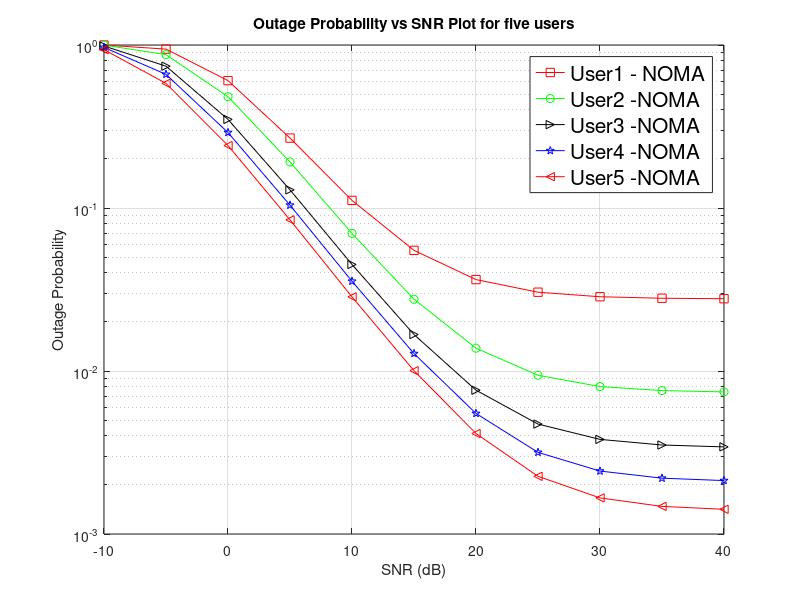

This chart was generated by the following MATLAB code:
% Outage probability vs SNR for three users

clc;
close all;
clear all;

SNR_dB = -10:5:40; % transmit SNR in dB scale 
SNR_linear = db2pow(SNR_dB); % transmit SNR in linear scale(convert db to power) 

a1 = 0.1; % power-allocation coefficient for the user1
a2 = 0.2; % power-allocation coefficient for the user2 
a3 = 0.3; % power-allocation coefficient for the user2
a4 = 0.4;
a5 = 0.5;
R1 = 1;   % target data rate for User1 in bps/Hz
R2 = 0.5; % target data rate for User2 in bps/Hz
R3 = 0.4; % target data rate for User3 in bps/Hz
R4 = 0.35;
R5 = 0.3;
d = 0.3;  % Normalized distance between BS and user1

alpha = 2;% path-loss exponent 

Omega_1 = d^(-alpha); % mean square value of the channel coefficient between BS and User1

Omega_LI = db2pow(-15); % mean square value of the self-interference channel

Omega_2 = 1; % mean-square value of the channel coefficients between BS and User2
R_1 = 2^R1 - 1; % SNR threshold for user1 

R_2 = 2^R2 - 1; % SNR threshold for user2
R_3 = 2^R3 - 1; % SNR threshold for user3
R_4 = 2^R4 - 1;
R_5 = 2^R5 - 1
tau_1 = R_2./ (SNR_linear * ( a2 - a1 * R_2 ) );
tau_2 = R_3./ (SNR_linear * (a3-a1 * R_3));
tau_3 = R_4./ (SNR_linear * (a4-a1 *R_4));
tau_4 = R_5./ (SNR_linear * (a5-a1 *R_4));
beta_1 = R_1 ./ (a1 * SNR_linear);

theta_1 = max(tau_1, beta_1);
varpi = 1;         % For Full Duplex operation

% Calculation of outage probabilities 

Outage_P1 = 1 - ( Omega_1 * exp( - theta_1 / Omega_1 ) ./ ( Omega_1 + SNR_linear .* theta_1 * Omega_LI) ); % User1

Outage_P2 = 1 - Omega_1 * exp( - ( (tau_1/Omega_1 ) + ( R_2./ (SNR_linear * Omega_2 ) ) ) ) ./ ...
                    (Omega_1 + SNR_linear .* varpi .* tau_1 * Omega_LI);
                
Outage_P3 = 1 - Omega_1 * exp( - ( (tau_2/Omega_1 ) + ( R_3./ (SNR_linear * Omega_2 ) ) ) ) ./ ...
                    (Omega_1 + SNR_linear .* varpi .* tau_2 * Omega_LI);
Outage_P4 = 1 - Omega_1 * exp( - ( (tau_3/Omega_1 ) + ( R_4./ (SNR_linear * Omega_2 ) ) ) ) ./ ...
                    (Omega_1 + SNR_linear .* varpi .* tau_3 * Omega_LI);
Outage_P5 = 1 - Omega_1 * exp( - ( (tau_4/Omega_1 ) + ( R_5./ (SNR_linear * Omega_2 ) ) ) ) ./ ...
                    (Omega_1 + SNR_linear .* varpi .* tau_4 * Omega_LI);
%Plotting 

figure;
semilogy(SNR_dB, Outage_P1, '-sr', SNR_dB, Outage_P2, '-og', SNR_dB, Outage_P3, '->k', SNR_dB, Outage_P4, '-pb', SNR_dB, Outage_P5, '-<r');
grid on;

xlabel('SNR (dB)');
ylabel('Outage Probability');
title('Outage Probability vs SNR Plot for five users');
legend({'User1 - NOMA','User2 -NOMA','User3 -NOMA','User4 -NOMA','User5 -NOMA'}, 'Location', 'Best', 'FontSize', 15);
